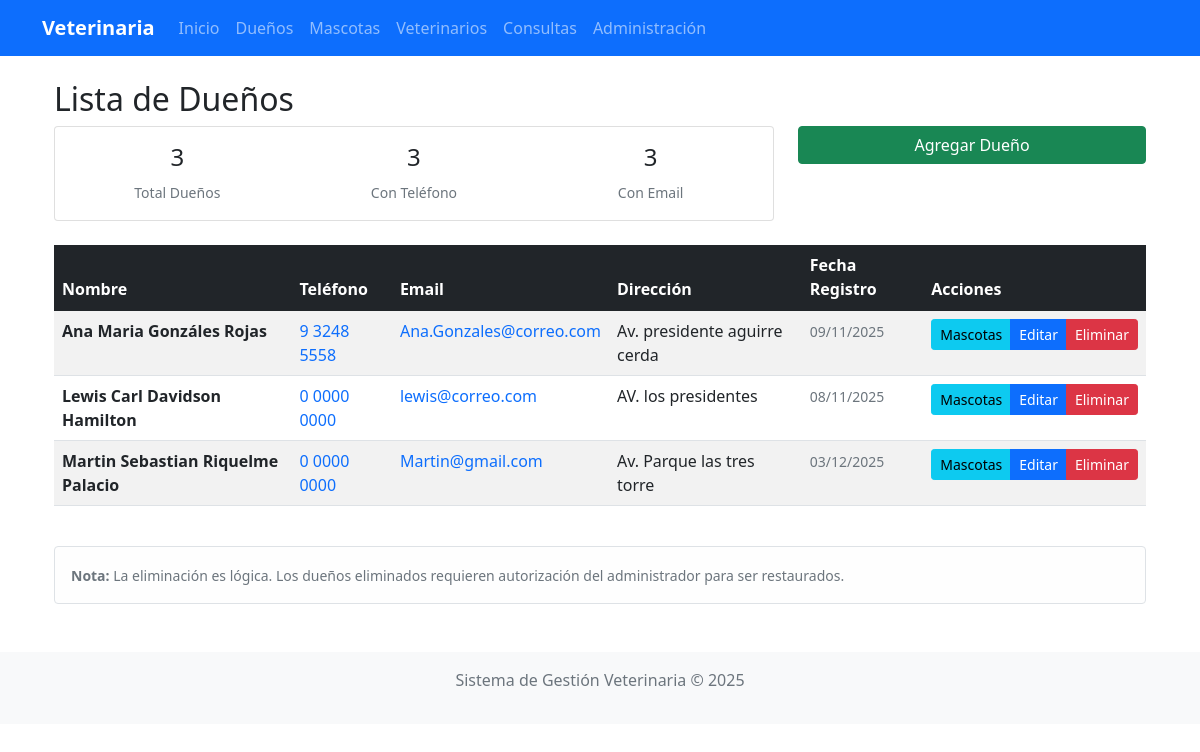
/duenos/ (signed in), run on an earlier commit of the app's database.
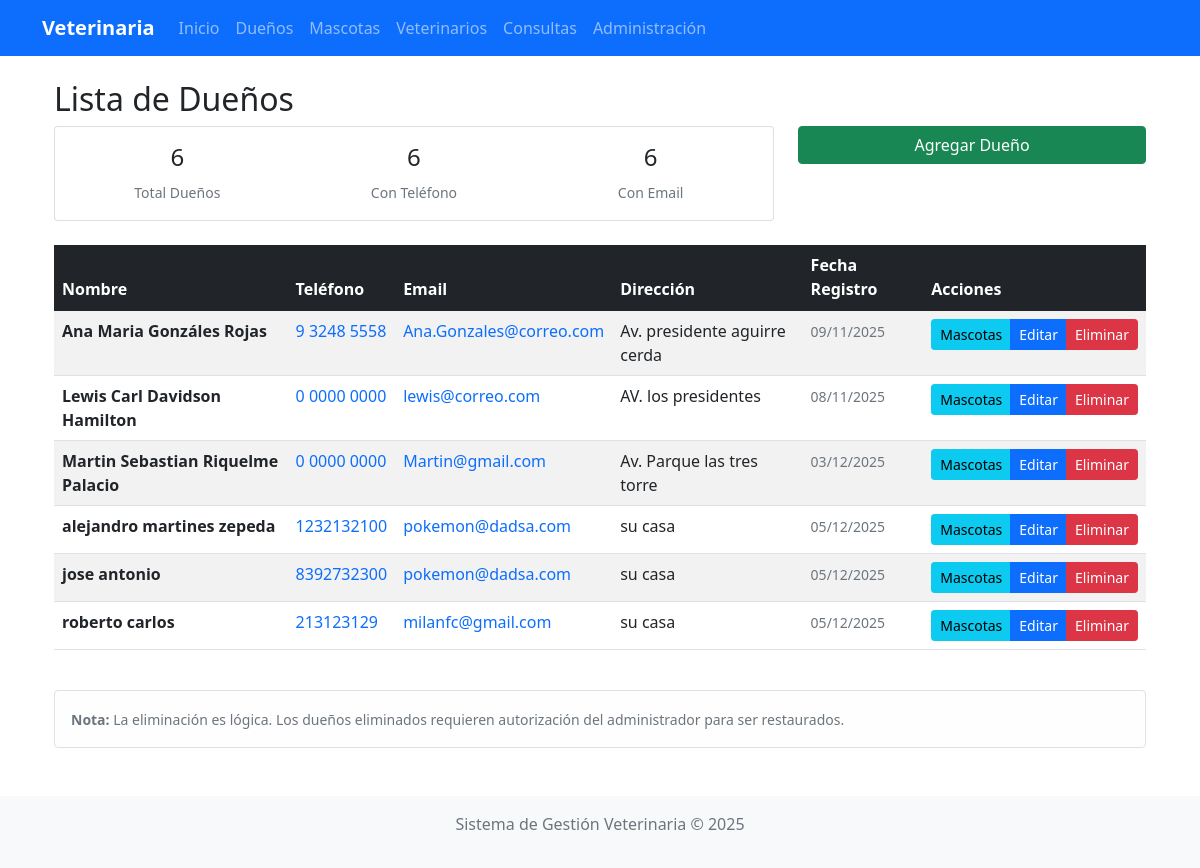
And on a later commit of the database.
### clinica/models.py (models this page shows, shortened)
class Persona(models.Model):
    nombre = models.CharField(max_length=100)
    telefono = models.CharField(max_length=20, blank=True, null=True)
    email = models.EmailField(blank=True, null=True)
    class Meta:
        abstract = True

class Dueno(Persona):
    direccion = models.TextField(blank=True, null=True)
    fecha_registro = models.DateTimeField(auto_now_add=True)
    activo = models.BooleanField(default=True)
    fecha_eliminacion = models.DateTimeField(blank=True, null=True)
    objects = SoftDeleteManager()
    class Meta:
        verbose_name_plural = "Dueños"

### clinica/views.py (the view)
# urls.py: path('duenos/', views.lista_duenos, name='lista_duenos'),
@login_required
def lista_duenos(request):
    duenos = Dueno.objects.filter(activo=True).order_by('nombre')
    duenos_con_telefono = Dueno.objects.filter(activo=True).exclude(telefono__isnull=True).exclude(telefono='').count()
    duenos_con_email = Dueno.objects.filter(activo=True).exclude(email__isnull=True).exclude(email='').count()
    duenos_inactivos = Dueno.objects.filter(activo=False).count()
    return render(request, 'clinica/lista_duenos.html', {
        'duenos': duenos,
        'duenos_con_telefono': duenos_con_telefono,
        'duenos_con_email': duenos_con_email,
        'duenos_inactivos': duenos_inactivos
    })

### clinica/models.py (called while the page is built)
    def get_queryset(self):
        return super().get_queryset().filter(activo=True)

### templates/clinica/lista_duenos.html (shortened to what the changed rows need)
{% extends 'base.html' %}
{% block content %}
<div class="container mt-4">
    <h2>Lista de Dueños</h2>
    <div class="row mb-4">
        <div class="col-md-8">
            <div class="card">
                <div class="card-body">
                    <div class="row">
                        <div class="col-md-4">
                            <div class="text-center">
                                <h4>{{ duenos|length }}</h4>
                                <small class="text-muted">Total Dueños</small>
                            </div>
                        </div>
                        <div class="col-md-4">
                            <div class="text-center">
                                <h4>{{ duenos_con_telefono }}</h4>
                                <small class="text-muted">Con Teléfono</small>
                            </div>
                        </div>
                        <div class="col-md-4">
                            <div class="text-center">
                                <h4>{{ duenos_con_email }}</h4>
                                <small class="text-muted">Con Email</small>
                            </div>
                        </div>
                    </div>
                </div>
            </div>
        </div>
    </div>
    {% if duenos %}
        <div class="table-responsive">
            <table class="table table-striped table-hover">
                <thead class="table-dark">
                    <tr>
                        <th>Nombre</th>
                        <th>Teléfono</th>
                        <th>Email</th>
                        <th>Dirección</th>
                        <th>Fecha Registro</th>
                        <th>Acciones</th>
                    </tr>
                </thead>
                <tbody>
                    {% for dueno in duenos %}
                    <tr>
                        <td>
                            <strong>{{ dueno.nombre }}</strong>
                        </td>
                        <td>
                            {% if dueno.telefono %}
                                <a href="tel:{{ dueno.telefono }}" class="text-decoration-none">
                                    {{ dueno.telefono }}
                                </a>
                            {% else %}
                                <span class="text-muted">-</span>
                            {% endif %}
                        </td>
                        <td>
                            {% if dueno.email %}
                                <a href="mailto:{{ dueno.email }}" class="text-decoration-none">
                                    {{ dueno.email }}
                                </a>
                            {% else %}
                                <span class="text-muted">-</span>
                            {% endif %}
                        </td>
                        <td>
                            {% if dueno.direccion %}
                                <span title="{{ dueno.direccion }}">
                                    {{ dueno.direccion|truncatewords:5 }}
                                </span>
                            {% else %}
                                <span class="text-muted">-</span>
                            {% endif %}
                        </td>
                        <td>
                            <small class="text-muted">
                                {{ dueno.fecha_registro|date:"d/m/Y" }}
                            </small>
                        </td>
                        <td>
                            <div class="btn-group" role="group">
                                <a href="{% url 'mascotas_dueno' dueno.id %}"
                                   class="btn btn-info btn-sm"
                                   title="Ver mascotas">
                                    Mascotas
                                </a>
                                <a href="{% url 'editar_dueno' dueno.id %}"
                                   class="btn btn-primary btn-sm"
                                   title="Editar dueño">
                                    Editar
                                </a>
                                <button type="button"
                                        class="btn btn-danger btn-sm"
                                        data-bs-toggle="modal"
                                        data-bs-target="#confirmarEliminar{{ dueno.id }}"
                                        title="Eliminar lógicamente">
                                    Eliminar
                                </button>
                            </div>
                        </td>
                    </tr>
                    {% endfor %}
                </tbody>
            </table>
        </div>
    {% endif %}
</div>
{% endblock %}

What changed in the data, as far as the page shows it:
added Dueno: nombre "alejandro martines zepeda", telefono "1232132100", email "pokemon@dadsa.com", direccion "su casa", fecha_registro "05/12/2025"
added Dueno: nombre "jose antonio", telefono "8392732300", email "pokemon@dadsa.com", direccion "su casa", fecha_registro "05/12/2025"
added Dueno: nombre "roberto carlos", telefono "213123129", email "milanfc@gmail.com", direccion "su casa", fecha_registro "05/12/2025"
Also different on the page:
{{ duenos|length }}: "3" → "6"
{{ duenos_con_telefono }}: "3" → "6"
{{ duenos_con_email }}: "3" → "6"
